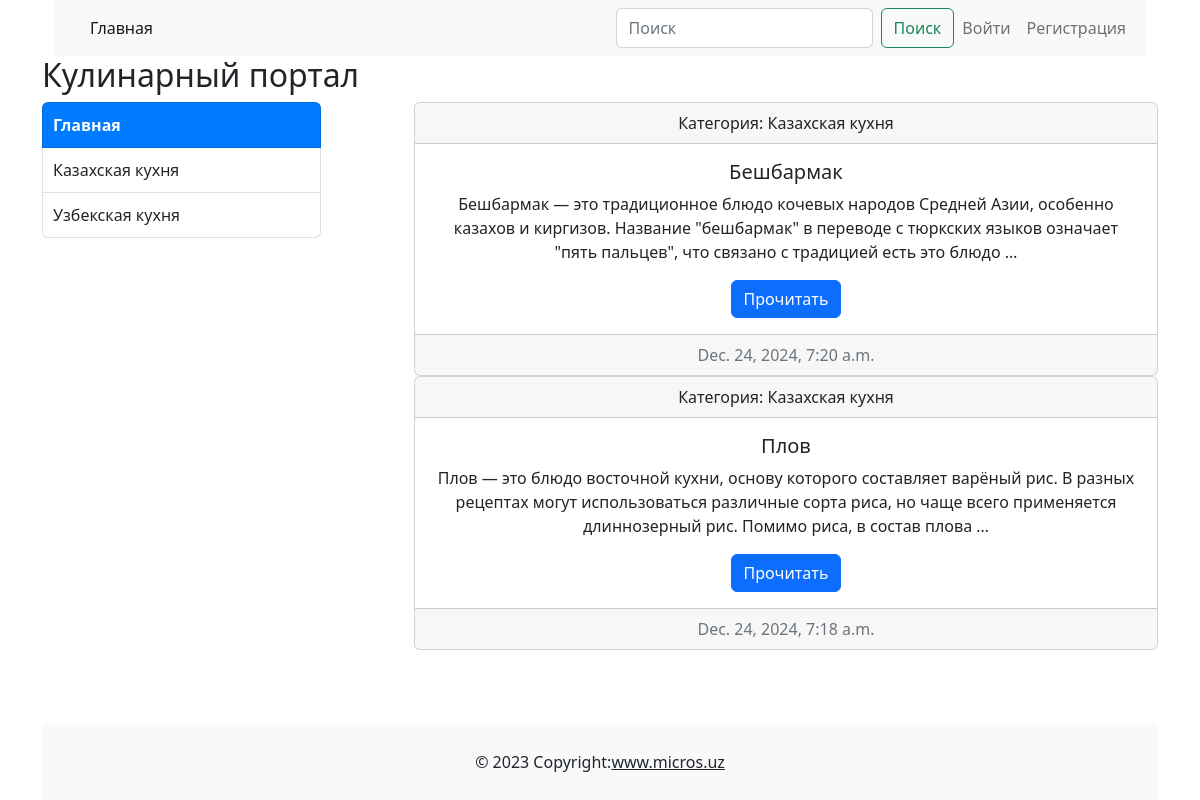
/, run on an earlier commit of the app's database.
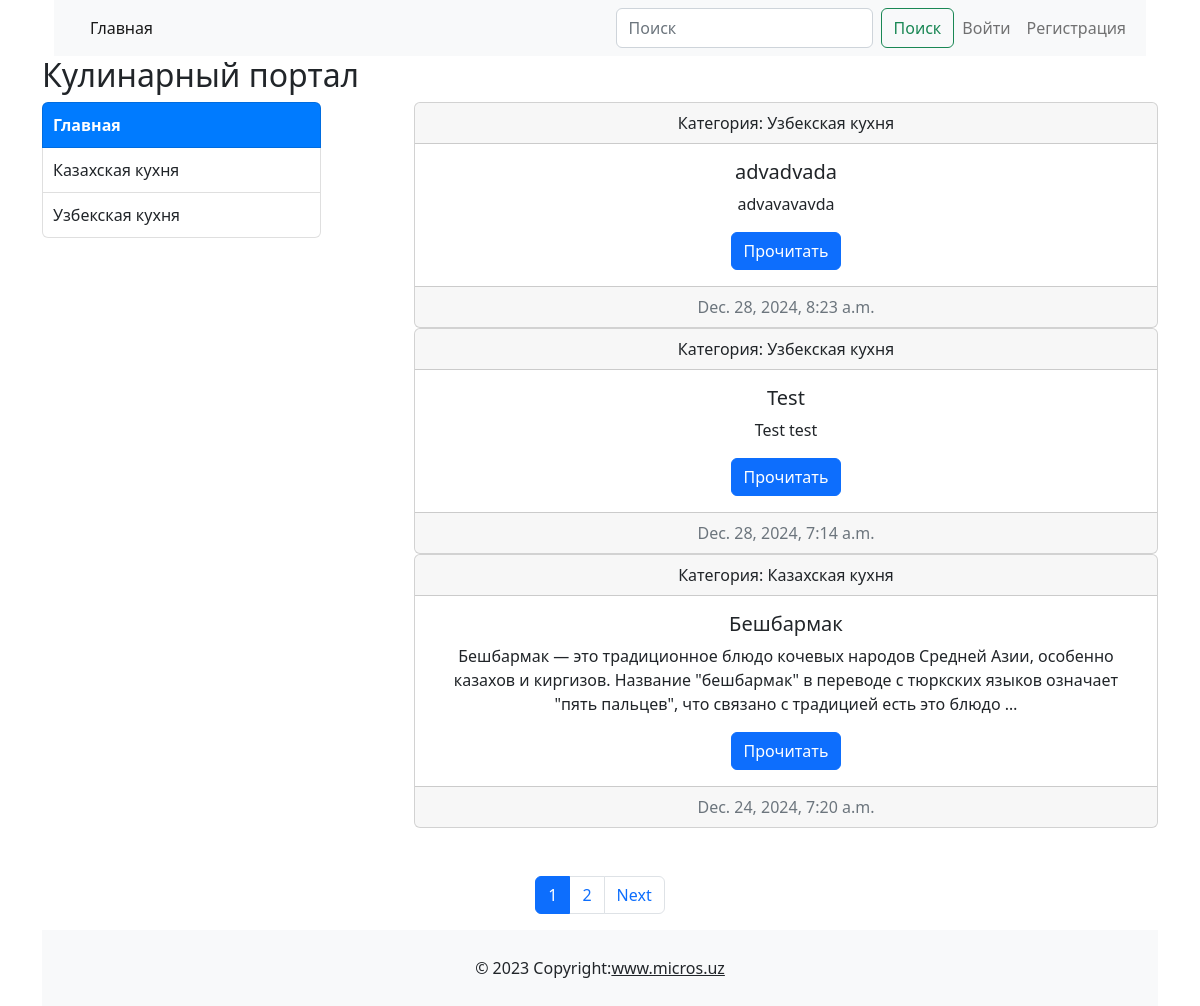
And on a later commit of the database.
### main/models.py (models this page shows, shortened)
class Category(models.Model):
    name= models.CharField(max_length=100, unique=True)
    slug = models.SlugField(max_length=100, unique=True)
    def get_absolute_url(self):
        return reverse('main:category', kwargs={"category_slug": self.slug})

class Post(models.Model):
    title = models.CharField(max_length=255, unique=True)
    slug = models.SlugField(max_length=255, unique=True)
    photo = models.ImageField(upload_to='photo/%y/%m/%d', blank=True, null=True)
    author = models.ForeignKey(CustomUser, on_delete=models.CASCADE, related_name='author_posts')
    category = models.ForeignKey('Category', on_delete=models.CASCADE, related_name='posts')
    content = models.TextField()
    created_at = models.DateTimeField(auto_now_add=True)
    updated_at = models.DateTimeField(auto_now=True)
    available = models.BooleanField(default=True)
    class Meta:
        ordering = ['-created_at']
        verbose_name = 'Post'
        verbose_name_plural = 'Posts'
    def get_absolute_url(self):
        return reverse("main:detail_page", kwargs={"post_slug": self.slug})

### main/views.py (the view)
# urls.py: path('', views.MainView.as_view(), name='index'),
class MainView(ListView):
    model = Post
    template_name = 'main/index.html'
    context_object_name = 'posts'
    extra_context = {'title': 'Home'}
    paginate_by = 3
    def get_queryset(self):
        queryset = Post.objects.filter(available=True)
        category_slug = self.kwargs.get('category_slug')
        if category_slug:
            category = get_object_or_404(Category, slug=category_slug)
            queryset = queryset.filter(category=category)
            self.extra_context['category'] = category
        return queryset
    def get_context_data(self, **kwargs):
        context = super().get_context_data(**kwargs)
        context.update({
            'categories': Category.objects.all(),
        })
        context.update(self.extra_context)
        return context

### main/templates/main/index.html (shortened to what this page needs)
{% extends "base.html" %}
{% load static %}
{% block content %}
            <h2>Кулинарный портал</h2>
            <div class="d-flex justify-content-between">
                <div class="col-3">
                    <ul class="list-group">
                        <li class="list-group-item {% if not category %}selected{% endif %}">
                            <a href="{% url 'main:index' %}">Главная</a>
                        </li>
                        {% for c in categories %}
                            <li class="list-group-item {% if c.slug == category.slug %}selected{% endif %}">
                                <a href="{{ c.get_absolute_url }}" class="list-group-item-action">{{ c.name }}</a>
                            </li>
                        {% endfor %}
                    </ul>
                </div>
                <div class="col-8">
                     {% for post in posts %}
                        <div class="card text-center"><div class="card-header">Категория: {{post.category.name}}</div>
                            <div class="card-body"><h5 class="card-title">{{ post.title }}</h5><p class="card-text">{{ post.content|truncatewords:30 }}</p><a href="{{ post.get_absolute_url }}" class="btn btn-primary">Прочитать</a></div>
                            <div class="card-footer text-muted">{{ post.updated_at }}</div>
                        </div>
                     {% endfor %}
            </div>
{% endblock content %}

What changed in the data, as far as the page shows it:
no longer on this page (row unchanged): Post: category.name "Казахская кухня", title "Плов", content "Плов — это блюдо восточной кухни, основу которого составляет варёный рис. В разных рецептах могут использоваться различные сорта риса, но чаще всего применяется длиннозерный рис. Помимо риса, в состав плова …", updated_at "Dec. 24, 2024, 7:18 a.m."
added Post: category.name "Узбекская кухня", title "advadvada", content "advavavavda", updated_at "Dec. 28, 2024, 8:23 a.m."
added Post: category.name "Узбекская кухня", title "Test", content "Test test", updated_at "Dec. 28, 2024, 7:14 a.m."
Also different on the page:
new list line: "1"
new list line: "2"
text now shown: "Next"
